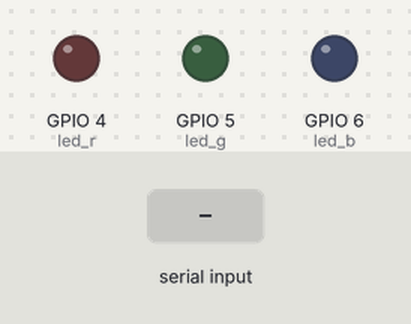
A program run on a simulated Raspberry Pi (BCM pin numbers). On the bench: output pins drawn as LEDs (lit = HIGH). The test bench sets the inputs (shaded band). Random numbers come from a fixed seed; what the program prints to the terminal is not drawn.

Above: at 4.2 s.
4.3 s: "5" typed at the terminal, then Enter
5.8 s: "90" typed at the terminal, then Enter
7.3 s: "200" typed at the terminal, then Enter
At 8.4 s:
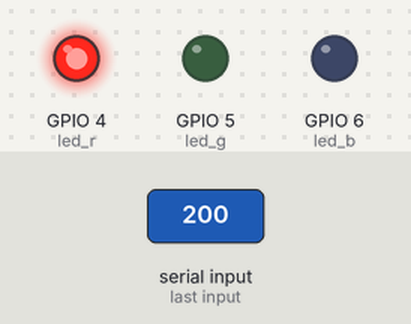
Timing chart, 0 to 10.3 s (numbered marks = the images above; inputs shaded):
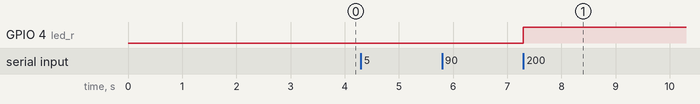

Measured:
- after the input at 4.3 s, every drawn part: stays the same
- after the input at 5.8 s, every drawn part: stays the same
- after the input at 7.3 s, GPIO 4 (led_r): LOW → HIGH at once

The program:

LJHmission013102.py
```python
import RPi.GPIO as GPIO
import random
import time

led_r = 4
led_g = 5
led_b = 6

pattern = []

GPIO.setmode(GPIO.BCM)

GPIO.setup(led_r, GPIO.OUT)
GPIO.setup(led_g, GPIO.OUT)
GPIO.setup(led_b, GPIO.OUT)

GPIO.output(led_r, GPIO.LOW)
GPIO.output(led_g, GPIO.LOW)
GPIO.output(led_b, GPIO.LOW)

def genPattern(num):
	return [random.choice([led_r, led_g, led_b]) for i in range(num)]

def LEDPatternOn(pattern, duration):
	for led in pattern:
		GPIO.output(led, True)
		time.sleep(duration)
		GPIO.output(led, False)
		time.sleep(duration)

def Correct():
	for i in range(3):
		GPIO.output(led_g, True)
		time.sleep(0.5)
		GPIO.output(led_g, False)
		time.sleep(0.5)

def inCorrect():
	for i in range(3):
		GPIO.output(led_r, True)
		time.sleep(0.5)
		GPIO.output(led_r, False)
		time.sleep(0.5)

print("안녕하세요 Raspberry Pi LED 패턴 암기 게임입니다.")
time.sleep(1)
print("패턴이 랜덤하게 생성 되어 LED가 점등됩니다.")
time.sleep(1)
print("패턴을 기억한 후 패턴이 끝나면 정답을 입력해주세요.")
time.sleep(1)
print("패턴의 개수를 입력해주세요.: ")
num_pattern = int(input())
print("간격을 입력해주세요.: ")
interval = float(input())
print("아무 키나 누르면 시작합니다.")
input()
print("패턴 생성 중...")

pattern = genPattern(num_pattern)

LEDPatternOn(pattern, interval)

print("정답을 차례대로 입력해주세요. Red = 4, Green = 5, Blue = 6")
player_pattern = [0 for i in range(num_pattern)]
for i in range(num_pattern):
	player_pattern[i] = int(input())

if pattern == player_pattern:
	print("정답입니다!!")
	Correct()
else:
	print("오답입니다!!")
	print("정답은 ", pattern, "입니다.")
	inCorrect()

GPIO.cleanup()
```
